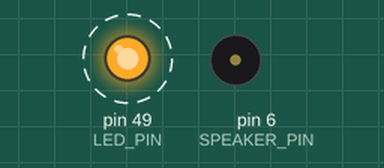
Recording of a sketch running on a simulated Arduino Leonardo, built for the host (arithmetic inside an expression is 32-bit, double 64-bit). On the bench: output pins drawn as LEDs (lit = HIGH), buzzer (waves = sounding, pin HIGH). Dashed ring = blinking. Random numbers use the default seed unless the sketch sets one; what the sketch prints to the serial monitor is not drawn.

Above: at 0.06 s.
Timing chart, 0 to 3.0 s (numbered marks = the images above):
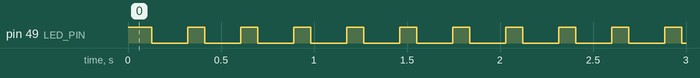

The sketch:

Lab4B.ino
```cpp
/**
 * @file Lab4B.ino
 * @author Anna Mai (2165101)
 * @author Paria Naghavi (1441396)
 * @date 14-August-2023
 * @brief UW ECE 474 Lab 4 Assignment
 *
 *
 * This file contains a scheduler based in Free RTOS that manage the execution of following tasks:
 * - Flashing an LED on for 100ms and off for 200ms.
 * - Playing the intro to the Super Mario Bros. theme song repeatedly, with 4 seconds of silence between each play.
 * - FFT processing of pseudo-random data and measuring computation time.
 */

#include <Arduino_FreeRTOS.h>
#include <task.h>
#include <queue.h>
#include <math.h>
#include <arduinoFFT.h>
arduinoFFT FFT;

#define LED_PIN 49

#define E 659
#define C 523
#define G 784
#define g 392
#define R 0
#define SPEAKER_PIN 6
#define N 128

// for FFT
#define FFT_SIZE 128 // Start with 128 samples
double real[FFT_SIZE];
double imag[FFT_SIZE];
TaskHandle_t R3;
TaskHandle_t R4;


QueueHandle_t fftQueue = xQueueCreate(1, sizeof(double *));
QueueHandle_t completionQueue = xQueueCreate(5, sizeof(int));

double data[N];


// for the sound
const int melody[] = {E, R, E, R, R, E, R, R, C, R, E, R, R, G, R, R, R, g, R};
const int beats[]  = {5, 1, 5, 1, 5, 5, 1, 5, 5, 1, 5, 1, 5, 5, 1, 5, 5, 5, 5};
const int melodyLength = sizeof(melody) / sizeof(melody[0]);
const double sampleFreq = 5000;

// define two tasks for Blink
void TaskBlink( void *pvParameters );
void TaskAnalogRead( void *pvParameters );
void SpeakerTick(void *pvParameters);
void TaskRT3(void *pvParameters);
void TaskRT3p0(void *pvParameters);
//void TaskRT3p1(void *pvParameters);


/**
 * @brief Setup function to initialize hardware and start the FreeRTOS scheduler.
 */
void setup() {
    pinMode(SPEAKER_PIN, OUTPUT);
    Serial.begin(19200);
    while (!Serial);

    xTaskCreate(TaskBlink, "FlashLED", 128, NULL, 1, NULL);
    xTaskCreate(SpeakerTick, "Speaker", 128, NULL, 1, NULL);
    //xTaskCreate(TaskRT3, "RT-3", 1000, NULL, 2, NULL);
    xTaskCreate(TaskRT3p0, "RT3p0", 2048, NULL, 2, &R3);
    //xTaskCreate(TaskRT3p1, "FFTTask1", 1024, NULL, 2, NULL);
    xTaskCreate(TaskRT4, "FFTTask2", 2048, NULL, 2, &R4);

    vTaskStartScheduler();
}

void loop() {
    // Empty. All logic is managed by FreeRTOS tasks.
}

/**
 * @brief Flashes the LED connected to pin 49 on for 100ms and off for 200ms
 */
void TaskBlink(void *pvParameters) {
    pinMode(LED_PIN, OUTPUT);

    for (;;) {
        digitalWrite(LED_PIN, HIGH);   // LED ON
        vTaskDelay(pdMS_TO_TICKS(100)); // Delay for 100ms

        digitalWrite(LED_PIN, LOW);    // LED OFF
        vTaskDelay(pdMS_TO_TICKS(200)); // Delay for 200ms
    }
}

/**
 * @brief Initilizes the timer 4 for the speaker
 */
void initializeTimer4PWM() {
  TCCR4A = (1 << WGM41) | (1 << WGM40);
  TCCR4B = (1 << WGM43) | (1 << WGM42);
  TCCR4A |= (1 << COM4A0);
  TCCR4B |= (1 << CS41) | (1 << CS40);

}

/**
 * @brief A FreeRTOS task to handle playing sound through a speaker.
 *
 * The function uses Timer 4 Pulse Width Modulation (PWM) to control a speaker's sound output.
 * It will cycle through a pre-defined melody and play each note in sequence,
 * taking into account the note's frequency and duration.
 *
 * @param[in] pvParameters A pointer to parameters which is NULL for this function.
 */

void SpeakerTick(void *pvParameters) {
    // Initialize Timer 4 for PWM to control the speaker.
    initializeTimer4PWM();
    // Store the last time a note started playing. Type static ensures that the value persists across function calls.
    static long currentTime = 0;
    // Static variable keeps track of which note in the melody is currently playing.
    static int noteIndex = 0;
    // Infinite loop definition of FreeRTOS that keeps running.
    for (;;) {
        // Calculate how long the current note should play, using beats[]'s elements indicating duration for each note.
        int noteDuration = 4 * beats[noteIndex];
        // Find out the frequency of the current note from the melody[].
        int freq = melody[noteIndex];
        // Check if the current note's duration has elapsed.
        // xTaskGetTickCount() returns the current tick count since the system started.
        if ((xTaskGetTickCount() - currentTime) >= noteDuration) {
          // Print the note index to the serial monitor for debugging.
            Serial.print("Playing note index: "); Serial.println(noteIndex); // This line will print the current note index to the serial monitor
          // Move to the next note. If we're at the end of the melody, start from the beginning.
            noteIndex = (noteIndex + 1) % melodyLength;
          // Update the currentTime to the current tick count.
            currentTime = xTaskGetTickCount();
        }
        // Set the output for OCR4A which is the PWM for the speaker.
        // If the frequency is 0 is rest with no sound produced.
        if (freq == 0) {
            OCR4A = 0;
        // Calculate the timer compare value based on the desired frequency.
        } else {
            OCR4A = (F_CPU / (64UL * freq)) / 2;
        }
        // A small delay in each iteration to prevent the task from continuously hogging the CPU allowing other tasks to run.
        vTaskDelay(1);
    }
}

/**
 * @brief Task responsible for generating sample data, sending it for FFT processing, and calculating total elapsed time.
 *
 * It generates an array of pseudo-random double values between 100 and 200. This data is sent to TaskRT4 for FFT processing.
 *  TaskRT3p0 waits for the FFT processing completion time feedback from TaskRT4, which is accumulated to calculate the total elapsed
 * time. After five iterations, the task deletes itself.
 *
 * @param pvParameters Pointer to parameters passed to the task during its creation.
 *
 * @note TTaskRT3p0 will suspend itself after sending data and will be resumed by TaskRT4 after FFT processing.
 *       The fftQueue array is used for sending data to TaskRT4, and  completionQueue for receiving FFT computation time feedback.
 */

void TaskRT3p0(void *pvParameters) {

    // Generates an array of N pseudo-random doubles between 100 and 200
    for (int i = 0; i < N; i++) {
        data[i] = (double)random() / RAND_MAX*(100-0)+100;

    }
    // Define two variables to track elapsed time
    TickType_t elapsedTime = 0;
    TickType_t totalElapsedTime = 0;
    // Loop 5 times
    for (int i = 0; i < 5; i++) {
        // Send a pointer to the data to task 4
        if (xQueueSend(fftQueue, &data, pdMS_TO_TICKS(100)) == pdPASS) {
           Serial.println("Data was sent to FFT ");
           vTaskResume(R4);// Resume task 4
           vTaskSuspend(R3); // Task 3 suspends itself

        }
        // Delay for a message from task 4 about the FFT completion time
         if  (xQueueReceive(completionQueue, &elapsedTime, portMAX_DELAY) == pdTRUE){

         totalElapsedTime= totalElapsedTime+ elapsedTime;
          Serial.println( (totalElapsedTime*1000)/configTICK_RATE_HZ);
         }
    }
    // Delete this task
    vTaskDelete(NULL);

}

/**
 * @brief Task responsible for receiving pseudo-random data, processing it using FFT, and returning the computation time.
 *
 * TaskRT4 waits to receive data sent by TaskRT3p0. Once received, it prepares for FFT by setting the imaginary parts to zero.
 * The FFT is initialized with the received data and a Hamming window is applied.
 * It then measures the time taken to compute the FFT. After processing, the computation time is sent back
 * to TaskRT3p0. The task performs these operations in five iterations, and after each iteration, it suspends itself.
 *
 * @param pvParameters Pointer to parameters passed to the task during its creation.
 *
 * @note TaskRT4 will suspend itself after sending the computation time and will be resumed again by TaskRT3p0
 *       after the data is sent for the next FFT processing. The fftQueue is used for receiving data from TaskRT3p0,
 *       and completionQueue for sending FFT computation time feedback.
 */
void TaskRT4(void *pvParameters) {
 // Define a variable to store the computation time
    TickType_t comp = 0;
    double receivedData[N]; // An array to store received data
    double real[N]; // Array for real parts of FFT process
    double imag[N]; // Array for imaginary parts of FFT process

    // Initialize the imaginary part to all zeros
    for (int i=0; i< N ; i++){
      imag[i]=0.0;
    }
   // Loop 5 times
   for (int i = 0; i < 5; i++) {
     // Wait indefinitely for data from task 3
       if  (xQueueReceive(fftQueue, &receivedData, portMAX_DELAY) == pdTRUE){
          Serial.println("Data was recieved from Task 3 ");
          FFT = arduinoFFT (receivedData, imag, N, sampleFreq);// Initialize FFT with received data
          FFT.Windowing (FFT_WIN_TYP_HAMMING, FFT_FORWARD); // Hamming window
          TickType_t T1= xTaskGetTickCount(); // Get current tick count before FFT computation
          FFT.Compute(FFT_FORWARD); // Perform FFT
          TickType_t T2= xTaskGetTickCount(); // Get current tick count after FFT computation
          comp= T2- T1;  // Compute the time taken for FFT

       }
        // Send the computation time back to task 3 to print
       if(xQueueSend(completionQueue, &comp, pdMS_TO_TICKS(100)) == pdPASS){
          Serial.println("Data was sent to Task 3 ");
          vTaskResume(R3); // Resume task RT-3
          vTaskSuspend(R4); // Suspend task 4


         }  }
}
```

Measured:
- by itself, pin 49 (LED_PIN): alternates HIGH for 0.09 s and LOW for 0.20 s
